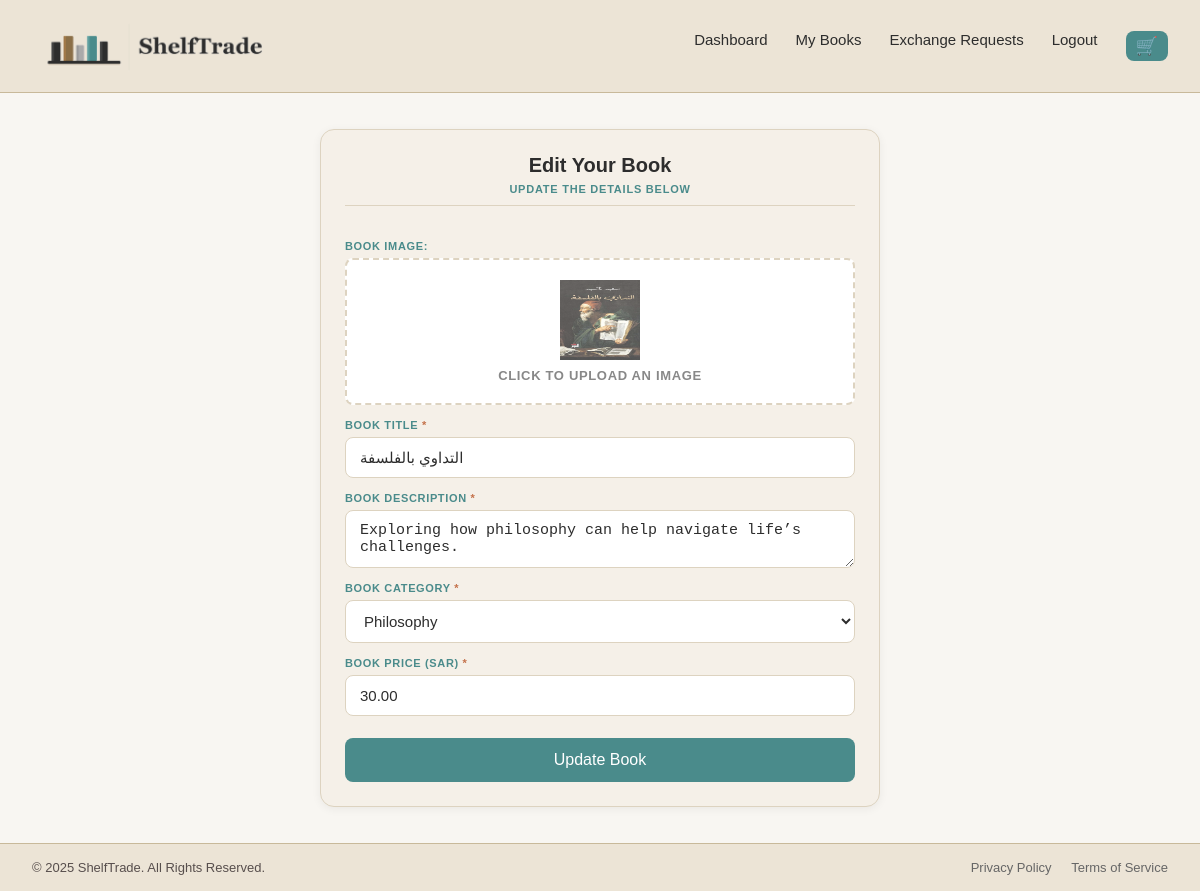
The page /src/add_book.php?id=2 (signed in) on the database its author committed.
### tables this page shows
CREATE TABLE `book` (
  `bookId` int(11) NOT NULL,
  `image` text,
  `title` text,
  `description` text,
  `price` decimal(10,2) DEFAULT NULL,
  `category` enum('Literature','History','Novels','Philosophy') DEFAULT NULL,
  `bookStatus` enum('In stock','Out of stock') DEFAULT 'In stock',
  `userId` int(11) DEFAULT NULL,
  `cartId` int(11) DEFAULT NULL
);

### src/add_book.php (the view, shortened to what this page needs)
<?php
include '../configs/databaseConnection.php';
$userId = $_SESSION['userId'];
$editing = false;
$book = [
    'title' => '',
    'description' => '',
    'price' => '',
    'category' => '',
    'image' => ''
];
if (isset($_GET['id'])) {
    $editing = true;
    $bookId = $_GET['id'];
    $stmt = $conn->prepare("SELECT * FROM book WHERE bookId = ? AND userId = ?");
    $stmt->bind_param("ii", $bookId, $userId);
    $stmt->execute();
    $result = $stmt->get_result();
    if ($result->num_rows === 1) {
        $book = $result->fetch_assoc();
    } else {
        echo "<p>⚠️ This book could not be found or you do not have permission to edit it.</p>";
        exit();
    }
}
?>
<!DOCTYPE html>
<html lang="en">
<head>
  <link rel="stylesheet" href="../assets/css/header.css">
    <link rel="stylesheet" href="../assets/css/add_book.css">
</head>
<body>
  <header>
    <div class="logo">
      <img src="../assets/images/logo_short.png" alt="ShelfTrade Logo">
    </div>
    <nav>
        <ul>
            <li><a href="dashboard.php">Dashboard</a></li>
            <li><a href="my_books.php">My Books</a></li>
            <li><a href="exchange_requests.php">Exchange Requests</a></li>
            <li><a href="logout.php">Logout</a></li>
            <li><a href="cart.php" class="to-cart">&#128722;</a></li>
        </ul>
    </nav>
  </header>
  <div class="container">
    <h2><?= $editing ? 'Edit Your Book' : 'Add a New Book' ?></h2>
  <p class="form-section-label"><?= $editing ? 'Update the details below' : 'Fill in the details to list your book' ?></p>
    <?php
    $imagePath = (!empty($book['image']) && $editing) ? '../assets/images/' . $book['image'] : '../assets/images/upload_icon.png';
    ?>
    <form method="POST" enctype="multipart/form-data">
      <label for="bookImage">Book Image:</label>
      <label class="image-upload" for="bookImage">
        <img id="previewImage" src="<?= $imagePath ?>" alt="Upload Icon">
        <span id="imageText">Click to upload an image</span>
      </label>
      <label for="bookTitle">Book Title <span class="req">*</span></label>
      <input type="text" name="bookTitle" value="<?= htmlspecialchars($book['title']) ?>" required>
      <label for="bookDescription">Book Description <span class="req">*</span></label>
      <textarea name="bookDescription" required><?= htmlspecialchars($book['description']) ?></textarea>
      <label for="bookCategory">Book Category <span class="req">*</span></label>
      <select name="bookCategory" required>
        <?php
          $categories = ['Literature', 'History', 'Novels', 'Philosophy'];
          foreach ($categories as $cat) {
              $selected = $book['category'] == $cat ? 'selected' : '';
              echo "<option value='$cat' $selected>$cat</option>";
          }
        ?>
      </select>
      <label for="bookPrice">Book Price (SAR) <span class="req">*</span></label>
      <input type="number" name="bookPrice" value="<?= htmlspecialchars($book['price']) ?>" required>
      <button type="submit" class="btn"><?= $editing ? 'Update Book' : 'Add Book' ?></button>
    </form>
  </div>
  <footer>
    <div class="footer-content">
        <p style="color:rgba(71, 62, 62, 0.9)">&copy; 2025 ShelfTrade. All Rights Reserved.</p>
        <div class="footer-links">
            <a href="#">Privacy Policy</a>
            <a href="#">Terms of Service</a>
        </div>
    </div>
  </footer>
</body>
</html>

### assets/css/header.css (style rules this page uses)
* { margin: 0; padding: 0; box-sizing: border-box; }
header { display: flex; justify-content: space-between; align-items: center; padding: 8px 32px; background: #ece4d6; border-bottom: 1px solid #c8b99a; position: sticky; top: 0; z-index: 1000; }
.logo img { height: 72px; border-radius: 10px; border: none; }
nav { display: flex; align-items: center; gap: 24px; }
nav ul { list-style: none; display: flex; gap: 28px; }
nav ul li a { color: #2d2d2d; text-decoration: none; font-size: 15px; padding-bottom: 3px; border-bottom: 2px solid transparent; transition: color 0.2s, border-color 0.2s; }
.to-cart { font-size: 18px; text-decoration: none; background: #4a8b8b; color: #fff; padding: 6px 10px; border-radius: 8px; transition: background 0.2s; display: inline-block; line-height: 1; border-bottom: none !important; }
footer { padding: 16px 32px; background: #ece4d6; border-top: 1px solid #c8b99a; margin-top: auto; }
.footer-content { display: flex; justify-content: space-between; align-items: center; max-width: 1200px; margin: 0 auto; font-size: 13px; color: #666; }
.footer-links a { color: #666; text-decoration: none; margin-left: 16px; transition: color 0.2s; }

### assets/css/add_book.css (style rules this page uses)
body { font-family: Arial, sans-serif; background: #f8f6f2; color: #2d2d2d; display: flex; flex-direction: column; min-height: 100vh; }
.container { width: 100%; max-width: 560px; margin: 36px auto; padding: 24px; box-sizing: border-box; border-radius: 14px; border: 1px solid #ddd3c0; background: #f5f0e8; box-shadow: 0 2px 10px rgba(0,0,0,0.06); }
h2 { font-size: 20px; font-weight: 600; color: #2d2d2d; margin-bottom: 6px; text-align: center; }
.form-section-label { font-size: 11px; font-weight: 600; text-transform: uppercase; letter-spacing: 0.07em; color: #4a8b8b; margin-bottom: 20px; padding-bottom: 10px; border-bottom: 1px solid #ddd3c0; text-align: center; }
form { display: flex; flex-direction: column; }
label { margin-top: 14px; text-align: left; font-size: 11px; font-weight: 600; text-transform: uppercase; letter-spacing: 0.06em; color: #4a8b8b; }
input[type="text"], input[type="number"], textarea, select { padding: 11px 14px; margin-top: 6px; border-radius: 8px; border: 1px solid #ddd3c0; width: 100%; font-size: 15px; background: #fff; color: #2d2d2d; outline: none; transition: border-color 0.2s; }
.image-upload { display: flex; justify-content: center; align-items: center; flex-direction: column; border: 2px dashed #ddd3c0; padding: 20px; border-radius: 8px; cursor: pointer; background: #fff; margin-top: 6px; transition: border-color 0.2s, background 0.2s; }
.image-upload img { width: 80px; height: 80px; opacity: 0.7; }
.image-upload span { margin-top: 8px; font-size: 13px; color: #888; }
.btn { background: #4a8b8b; color: #fff; padding: 13px; border: none; border-radius: 8px; cursor: pointer; width: 100%; font-size: 16px; font-weight: 500; margin-top: 22px; transition: background 0.2s; }
.req { color: #c4714a; }

### rows shown on the page
book: image (picture), bookTitle "التداوي بالفلسفة", bookDescription "Exploring how philosophy can help navigate life’s challenges.", bookPrice "30.00"

### other values the page prints
form field bookCategory "Philosophy"
